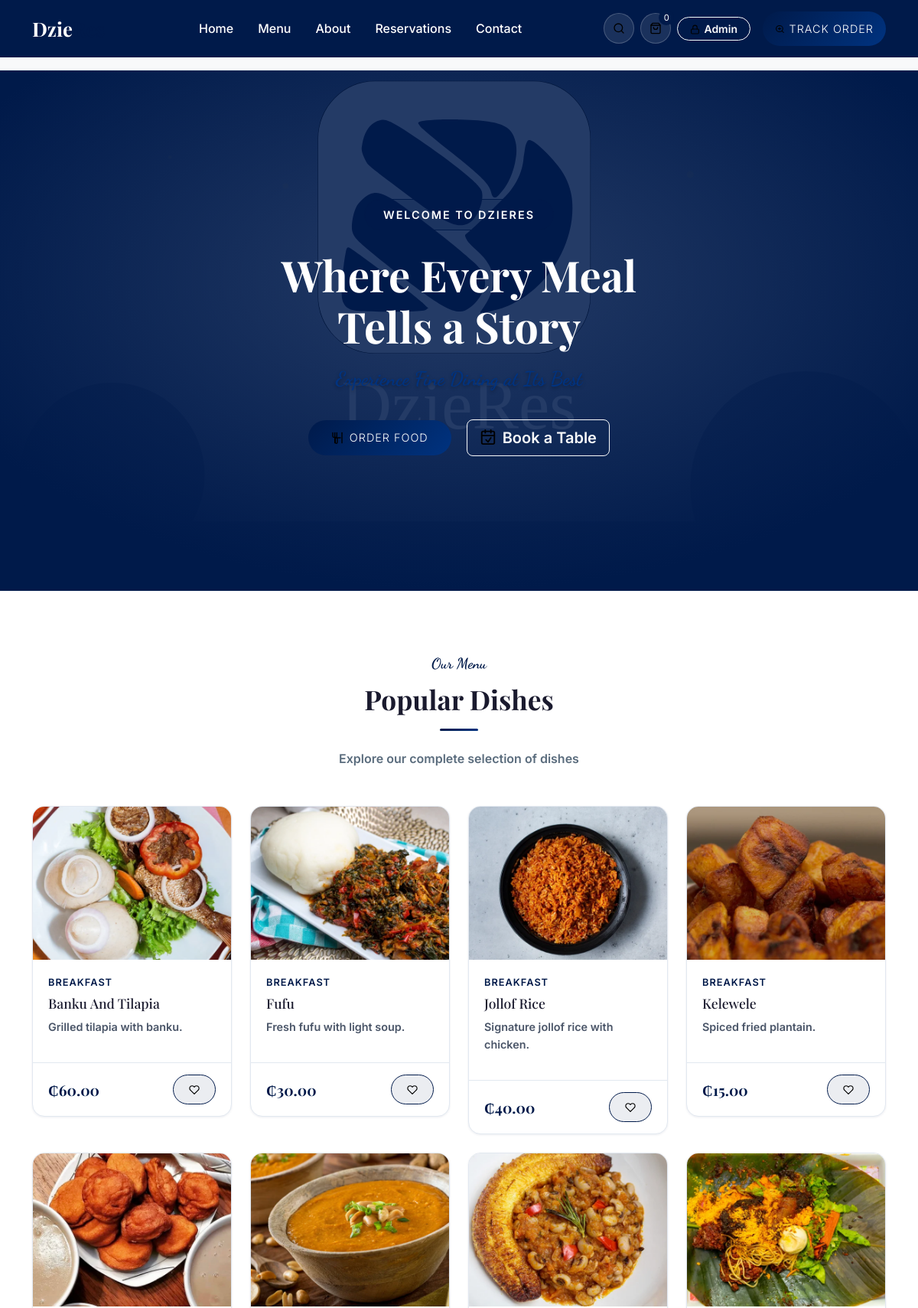
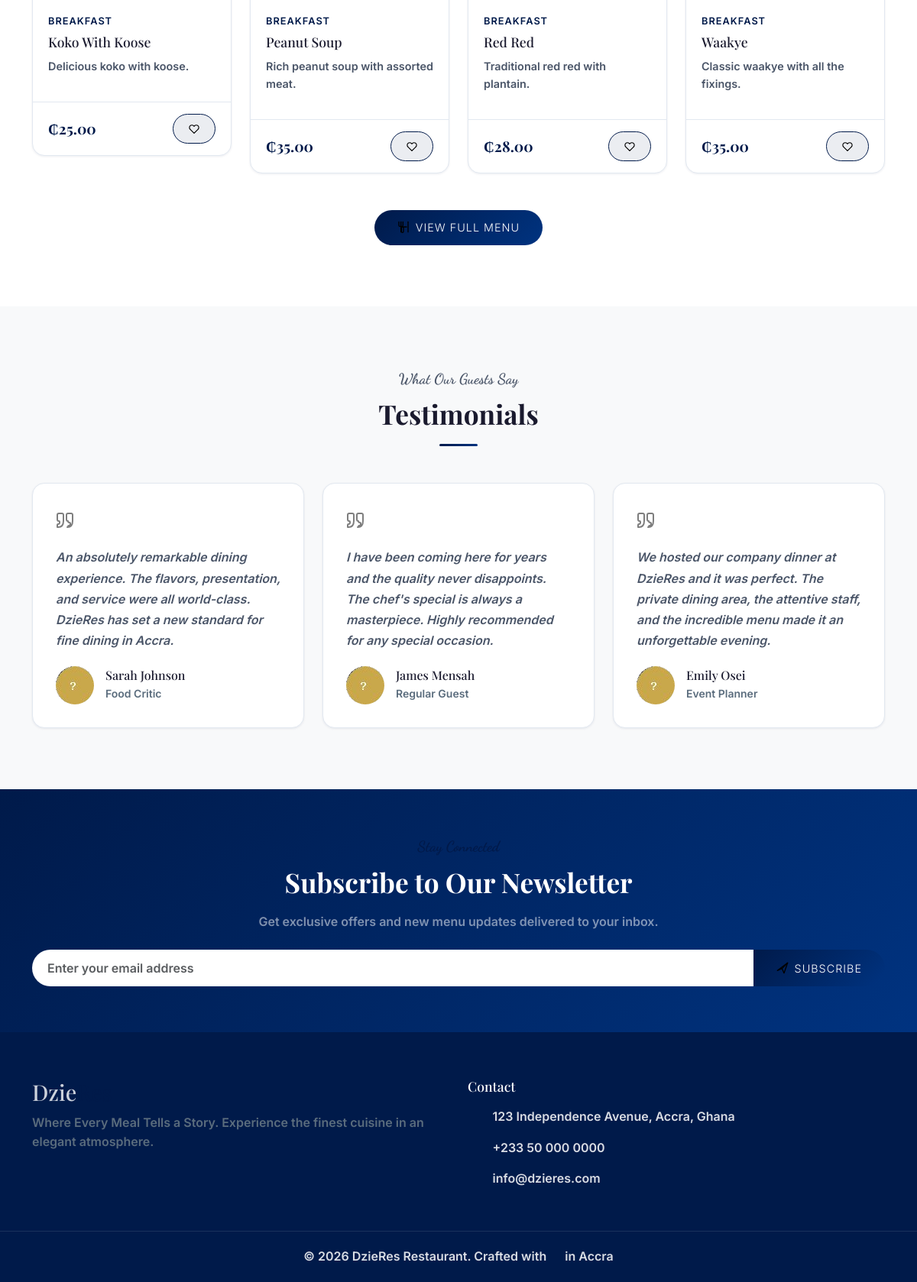
The page / on the database its author committed (2 pictures, top to bottom).
### tables this page shows
CREATE TABLE foods (
    id INTEGER PRIMARY KEY AUTOINCREMENT,
    category_id INTEGER NOT NULL,
    name VARCHAR(200) NOT NULL,
    slug VARCHAR(200) NOT NULL UNIQUE,
    description TEXT,
    ingredients TEXT,
    price DECIMAL(10,2) NOT NULL,
    discount_percent DECIMAL(5,2) DEFAULT 0,
    final_price DECIMAL(10,2),
    calories INTEGER,
    preparation_time INTEGER, -- in minutes
    image VARCHAR(255),
    images TEXT, -- JSON array
    spice_level TEXT DEFAULT 'mild',
    availability TEXT DEFAULT 'available',
    status TEXT DEFAULT 'active',
    is_featured INTEGER DEFAULT 0,
    is_todays_special INTEGER DEFAULT 0,
    is_chef_recommendation INTEGER DEFAULT 0,
    tags TEXT, -- JSON array
    serving_size VARCHAR(50),
    allergens TEXT, -- JSON array
    preparation_time_range VARCHAR(50),
    unit TEXT DEFAULT 'plate',
    stock_quantity INTEGER DEFAULT 999,
    min_order_qty INTEGER DEFAULT 1,
    max_order_qty INTEGER DEFAULT 20,
    sort_order INTEGER DEFAULT 0,
    created_at DATETIME DEFAULT CURRENT_TIMESTAMP,
    updated_at DATETIME DEFAULT CURRENT_TIMESTAMP,
    FOREIGN KEY (category_id) REFERENCES categories(id) ON DELETE CASCADE
);

CREATE TABLE categories (
    id INTEGER PRIMARY KEY AUTOINCREMENT,
    name VARCHAR(100) NOT NULL,
    slug VARCHAR(100) NOT NULL UNIQUE,
    description TEXT,
    image VARCHAR(255),
    icon VARCHAR(50),
    parent_id INTEGER,
    sort_order INTEGER DEFAULT 0,
    status TEXT DEFAULT 'active',
    is_featured INTEGER DEFAULT 0,
    created_at DATETIME DEFAULT CURRENT_TIMESTAMP,
    updated_at DATETIME DEFAULT CURRENT_TIMESTAMP,
    FOREIGN KEY (parent_id) REFERENCES categories(id) ON DELETE SET NULL
);

### views/home.php (the view, shortened to what the rows shown need)
<section class="hero-section" id="home">
    <div class="hero-bg"></div>
    <div class="hero-content" data-aos="fade-up">
        <div class="hero-badge">Welcome to DzieRes</div>
        <h1 class="hero-title">Where Every Meal<br>Tells a Story</h1>
        <p class="hero-subtitle">Experience Fine Dining at Its Best</p>
        <div class="hero-buttons">
            <a href="<?= \baseUrl('menu') ?>" class="btn btn-gold btn-lg">
                <?= \icon('utensils', ['style' => 'width:1.1em;height:1.1em;margin-right:0.5rem;vertical-align:-0.15em;']) ?>Order Food
            </a>
            <a href="<?= \baseUrl('reservations') ?>" class="btn btn-outline-light btn-lg">
                <?= \icon('calendar-check', ['style' => 'width:1.1em;height:1.1em;margin-right:0.5rem;vertical-align:-0.15em;']) ?>Book a Table
            </a>
        </div>
    </div>
</section>
<section class="section-padding" id="menu">
    <div class="container">
        <div class="text-center mb-5" data-aos="fade-up">
            <p class="section-subtitle">Our Menu</p>
            <h2 class="section-title">Popular Dishes</h2>
            <div class="section-divider mx-auto"></div>
            <p class="text-muted">Explore our complete selection of dishes</p>
        </div>
        <div class="row g-4">
            <?php if (!empty($allFoods)): ?>
                <?php foreach ($allFoods as $food): ?>
                <div class="col-md-6 col-lg-4 col-xl-3" data-aos="fade-up">
                    <div class="food-card">
                        <div class="food-image">
                            <a href="<?= \baseUrl('menu/' . $food->slug) ?>">
                                <img src="<?= \menuImageUrl($food) ?>" alt="<?= \escape($food->name) ?>" loading="lazy">
                            </a>
                        </div>
                        <div class="food-body">
                            <p class="food-category"><?= \escape($food->category_name ?? '') ?></p>
                            <h5 class="food-name">
                                <a href="<?= \baseUrl('menu/' . $food->slug) ?>" class="text-decoration-none text-reset stretched-link-target">
                                    <?= \escape($food->name) ?>
                                </a>
                            </h5>
                            <p class="food-description"><?= \truncate($food->description ?? '', 70) ?></p>
                        </div>
                        <div class="food-footer">
                            <div class="food-price">
                                <?= \formatPrice($food->final_price ?? $food->price) ?>
                            </div>
                            <button class="btn btn-light-gold btn-sm favorite-btn" data-food-id="<?= $food->id ?>">
                                <?= \icon('heart', []) ?>
                            </button>
                        </div>
                    </div>
                </div>
                <?php endforeach; ?>
            <?php endif; ?>
        </div>
        <div class="text-center mt-5">
            <a href="<?= \baseUrl('menu') ?>" class="btn btn-gold btn-lg">
                <?= \icon('utensils', ['style' => 'width:1.1em;height:1.1em;margin-right:0.5rem;vertical-align:-0.15em;']) ?>View Full Menu
            </a>
        </div>
    </div>
</section>
<section class="section-padding bg-light-section">
    <div class="container">
        <div class="text-center mb-5" data-aos="fade-up">
            <p class="section-subtitle">What Our Guests Say</p>
            <h2 class="section-title">Testimonials</h2>
            <div class="section-divider mx-auto"></div>
        </div>
        <div class="row g-4">
            <?php if (!empty($testimonials)): ?>
                <?php foreach ($testimonials as $testimonial): ?>
                <div class="col-md-6 col-lg-4" data-aos="fade-up">
                    <div class="testimonial-card">
                        <div class="quote-icon"><?= \icon('quote-left', []) ?></div>
                        <p class="testimonial-text"><?= \escape($testimonial->content) ?></p>
                        <div class="testimonial-author">
                            <img src="<?= \uploadUrl($testimonial->image) ?>" alt="<?= \escape($testimonial->guest_name) ?>" class="author-avatar">
                            <div>
                                <h6 class="mb-0"><?= \escape($testimonial->guest_name) ?></h6>
                                <small class="text-muted"><?= \escape($testimonial->guest_title ?? 'Regular Guest') ?></small>
                            </div>
                        </div>
                    </div>
                </div>
                <?php endforeach; ?>
            <?php else: ?>
                <?php
                $defaultTestimonials = [
                    ['name' => 'Sarah Johnson', 'title' => 'Food Critic', 'content' => 'An absolutely remarkable dining experience. The flavors, presentation, and service were all world-class. DzieRes has set a new standard for fine dining in Accra.'],
                    ['name' => 'James Mensah', 'title' => 'Regular Guest', 'content' => 'I have been coming here for years and the quality never disappoints. The chef\'s special is always a masterpiece. Highly recommended for any special occasion.'],
                    ['name' => 'Emily Osei', 'title' => 'Event Planner', 'content' => 'We hosted our company dinner at DzieRes and it was perfect. The private dining area, the attentive staff, and the incredible menu made it an unforgettable evening.'],
                ];
                foreach ($defaultTestimonials as $t):
                ?>
                <div class="col-md-6 col-lg-4" data-aos="fade-up">
                    <div class="testimonial-card">
                        <div class="quote-icon"><?= \icon('quote-left', []) ?></div>
                        <p class="testimonial-text"><?= $t['content'] ?></p>
                        <div class="testimonial-author">
                            <img src="<?= \asset('images/placeholders/testimonial-avatar.jpg') ?>" alt="<?= $t['name'] ?>" class="author-avatar">
                            <div>
                                <h6 class="mb-0"><?= $t['name'] ?></h6>
                                <small class="text-muted"><?= $t['title'] ?></small>
                            </div>
                        </div>
                    </div>
                </div>
                <?php endforeach; ?>
            <?php endif; ?>
        </div>
    </div>
</section>
<section class="newsletter-section">
    <div class="container">
        <div class="newsletter-content text-center" data-aos="fade-up">
            <p class="section-subtitle">Stay Connected</p>
            <h2 class="section-title text-white mb-3">Subscribe to Our Newsletter</h2>
            <p class="text-white-50 mb-4">Get exclusive offers and new menu updates delivered to your inbox.</p>
            <form class="newsletter-form" method="POST" action="<?= \baseUrl('newsletter/subscribe') ?>">
                <div class="input-group">
                    <input type="email" name="email" class="form-control" placeholder="Enter your email address" required>
                    <button class="btn btn-gold" type="submit">
                        <?= \icon('send', ['style' => 'width:1.1em;height:1.1em;margin-right:0.5rem;vertical-align:-0.15em;']) ?>Subscribe
                    </button>
                </div>
            </form>
        </div>
    </div>
</section>

### Router.php (shortened to what the rows shown need)
<?php
class Router
{
    private $routes = [];
    private $middleware = [];
    private $prefix = '';
    private function addRoute(string $methods, string $path, $handler, array $middleware): void
    {
        $path = $this->prefix . $path;
        $methods = explode('|', $methods);
        foreach ($methods as $method) {
            $this->routes[] = [
                'method' => strtoupper(trim($method)),
                'path' => $path,
                'handler' => $handler,
                'middleware' => array_merge($this->middleware, $middleware),
                'pattern' => $this->pathToRegex($path),
            ];
        }
    }
    public function group(string $prefix, callable $callback, array $middleware = []): void
    {
        $previousPrefix = $this->prefix;
        $previousMiddleware = $this->middleware;
        $this->prefix = $previousPrefix . $prefix;
        $this->middleware = array_merge($previousMiddleware, $middleware);
        $this->prefix = $previousPrefix;
        $this->middleware = $previousMiddleware;
    }
    public function dispatch(): void
    {
        $uri = parse_url($_SERVER['REQUEST_URI'], PHP_URL_PATH);
        $basePath = dirname($_SERVER['SCRIPT_NAME']);
        if ($basePath !== '/' && strpos($uri, $basePath) === 0) {
            $uri = substr($uri, strlen($basePath));
        }
        $uri = '/' . trim($uri, '/');
        if ($uri === '/') {
            $uri = '/';
        }
        foreach ($this->routes as $route) {
            if (preg_match($route['pattern'], $uri, $matches)) {
                $params = array_filter($matches, function($key) {
                    return !is_numeric($key);
                }, ARRAY_FILTER_USE_KEY);
                $this->executeHandler($route['handler'], $params);
                return;
            }
        }
    }
    private function pathToRegex(string $path): string
    {
        $pattern = preg_replace('/\{([a-zA-Z_]+)\}/', '(?P<$1>[^/]+)', $path);
        $pattern = str_replace('/', '\/', $pattern);
        return '/^' . $pattern . '$/';
    }
    private function executeHandler($handler, array $params): void
    {
        if (is_callable($handler)) {
            call_user_func_array($handler, $params);
        } elseif (is_string($handler)) {
            if (strpos($handler, '@') !== false) {
                [$controller, $method] = explode('@', $handler);
                $instance = new $controller();
                call_user_func_array([$instance, $method], $params);
            } else {
                view($handler, $params);
            }
        }
    }
}

### helpers/functions.php (shortened to what the rows shown need)
<?php
function app(): array
{
    static $config = null;
    if ($config === null) {
        $config = require __DIR__ . '/../config/app.php';
    }
    return $config;
}
function db(): Database
{
    return Database::getInstance();
}
function config(string $key, $default = null)
{
    $dbValue = dbConfigValue($key);
    $keys = explode('.', $key);
    $value = app();
    foreach ($keys as $segment) {
        $value = $value[$segment];
    }
    return $value;
}
function dbConfigValue(string $key)
{
    static $map = [
        'tax.rate'               => 'tax_rate',
        'service_charge'         => 'service_charge',
        'delivery.fee'           => 'delivery_fee',
        'delivery.free_above'    => 'free_delivery_above',
        'currency.symbol'        => 'currency_symbol',
        'currency.code'          => 'currency_code',
        'restaurant.name'        => 'restaurant_name',
        'restaurant.tagline'     => 'restaurant_tagline',
        'restaurant.phone'       => 'restaurant_phone',
        'restaurant.email'       => 'restaurant_email',
        'restaurant.address'     => 'restaurant_address',
        'restaurant.opening_hours' => 'opening_hours',
        'loyalty.points_per_ghs' => 'loyalty_points_per_ghs',
        'loyalty.welcome_points' => 'welcome_points',
        'app.accent_color'       => 'accent_color',
        'app.primary_color'      => 'primary_color',
    ];
    if (!isset($map[$key])) {
        return null;
    }
    try {
        return getSetting($map[$key]);
    } catch (\Throwable $e) {
        return null;
    }
}
function detectBaseUrl(): string
{
    $configured = config('url');
    if (!empty($_SERVER['HTTP_HOST'])) {
        $scheme = (!empty($_SERVER['HTTPS']) && $_SERVER['HTTPS'] !== 'off') ? 'https' : 'http';
        $host = $_SERVER['HTTP_HOST'];
        $script = $_SERVER['SCRIPT_NAME'] ?? '/index.php';
        $basePath = rtrim(dirname($script), '/');
        return $scheme . '://' . $host . $basePath;
    }
    return rtrim($configured ?: 'http://localhost/restaurant', '/');
}
function baseUrl(string $path = ''): string
{
    static $base = null;
    if ($base === null) {
        $base = detectBaseUrl();
    }
    return rtrim($base, '/') . '/' . ltrim($path, '/');
}
function escape(string $value): string
{
    return htmlspecialchars($value, ENT_QUOTES | ENT_HTML5, 'UTF-8');
}
function truncate(string $text, int $length = 100, string $suffix = '...'): string
{
    if (mb_strlen($text) <= $length) {
        return $text;
    }
    return mb_substr($text, 0, $length - mb_strlen($suffix)) . $suffix;
}
function formatPrice(float $amount): string
{
    $symbol = config('currency.symbol', '₵');
    return $symbol . number_format($amount, 2);
}
function getSetting(string $key, $default = null)
{
    $result = db()->fetch("SELECT value FROM settings WHERE `key` = ?", [$key]);
    return $result ? $result->value : $default;
}
function view(string $view, array $data = []): void
{
    extract($data);
    $viewPath = __DIR__ . '/../views/' . $view . '.php';
    require $viewPath;
}
function asset(string $path): string
{
    return baseUrl('assets/' . ltrim($path, '/'));
}
function icon(string $name, array $attrs = []): string
{
    $file = $map[$name] ?? 'search.svg';
    $src = asset('images/icons/' . $file);
    $html = '<img src="' . $src . '" alt="' . $name . '" class="icon icon-' . $name . '"';
    foreach ($attrs as $k => $v) {
        $html .= ' ' . $k . '="' . htmlspecialchars($v, ENT_QUOTES) . '"';
    }
    $html .= '>';
    return $html;
}
function menuImageUrl(object $food): string
{
    $slug = $food->slug ?? '';
    $menuDir = __DIR__ . '/../assets/images/menu/';
    if ($slug && is_dir($menuDir)) {
        foreach (glob($menuDir . $slug . '-*.{jpg,jpeg,png,webp}', GLOB_BRACE) as $file) {
            return asset('images/menu/' . basename($file));
        }
    }
    return asset('images/food-placeholder.svg');
}

### rows shown on the page
foods: slug (picture), category.name "BREAKFAST", name "Banku And Tilapia", description "Grilled tilapia with banku.", price "₵60.00"
foods: slug (picture), category.name "BREAKFAST", name "Fufu", description "Fresh fufu with light soup.", price "₵30.00"
foods: slug (picture), category.name "BREAKFAST", name "Jollof Rice", description "Signature jollof rice with chicken.", price "₵40.00"
foods: slug (picture), category.name "BREAKFAST", name "Kelewele", description "Spiced fried plantain.", price "₵15.00"
foods: slug (picture), category.name "BREAKFAST", name "Koko With Koose", description "Delicious koko with koose.", price "₵25.00"
foods: slug (picture), category.name "BREAKFAST", name "Peanut Soup", description "Rich peanut soup with assorted meat.", price "₵35.00"
foods: slug (picture), category.name "BREAKFAST", name "Red Red", description "Traditional red red with plantain.", price "₵28.00"
foods: slug (picture), category.name "BREAKFAST", name "Waakye", description "Classic waakye with all the fixings.", price "₵35.00"

### other values the page prints
$t['content'] "An absolutely remarkable dining experience. The flavors, presentation, and service were all world-class. DzieRes has set a new standard for fine dining in Accra."
$t['name'] "Sarah Johnson"
$t['title'] "Food Critic"
$t['content'] "I have been coming here for years and the quality never disappoints. The chef's special is always a masterpiece. Highly recommended for any special occasion."
$t['name'] "James Mensah"
$t['title'] "Regular Guest"
$t['content'] "We hosted our company dinner at DzieRes and it was perfect. The private dining area, the attentive staff, and the incredible menu made it an unforgettable evening."
$t['name'] "Emily Osei"
$t['title'] "Event Planner"
